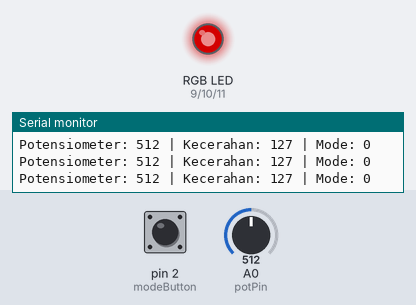
The sketch below on a simulated Arduino Uno, built with avr-gcc and run on an emulated ATmega328P. Parts: an RGB LED mixed from three pins (HIGH = lit), the last lines printed to the serial monitor. The test bench sets the inputs (shaded band); at power-on: pin 2 (modeButton) HIGH, A0 (potPin) = 512. Dim RGB values are drawn brighter than linear.

Above: at 1.2 s.
1.3 s: pin 2 (modeButton) pulled LOW for 1 s
At 3.4 s:
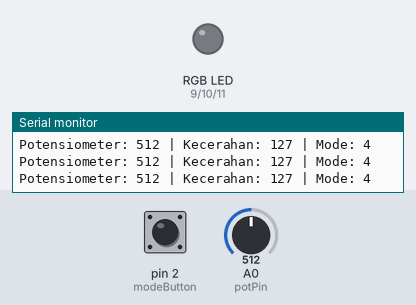
4.3 s: A0 (potPin) set to 122
7.3 s: pin 2 (modeButton) pulled LOW for 0.15 s
At 8.4 s:
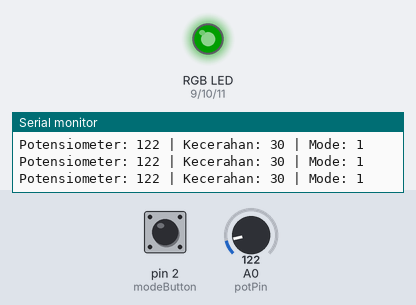
8.9 s: A0 (potPin) set to 716
At 10.0 s:
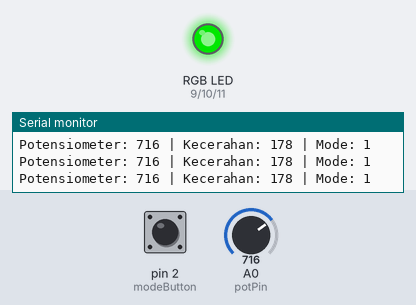
10.4 s: pin 2 (modeButton) pulled LOW for 3.2 s
At 14.1 s:
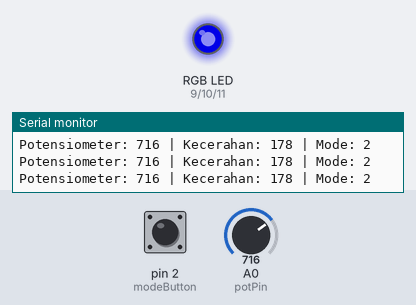
15.1 s: A0 (potPin) set to 900
At 15.9 s:
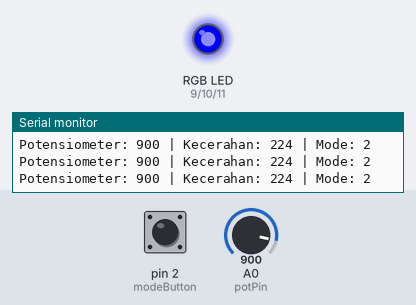
Timing chart, 0 to 17.6 s (numbered marks = the images above; inputs shaded):
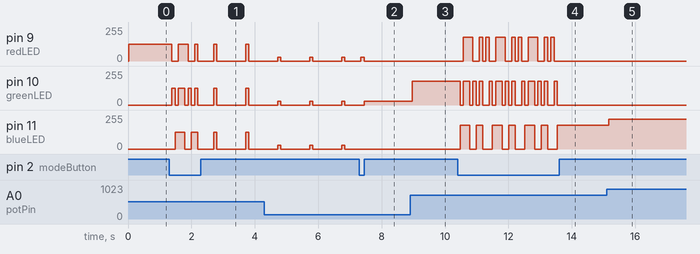

Measured:
- after the input at 1.3 s, pin 9 (redLED): 127/255 → 0/255 after 0.08 s, → 127/255 0.20 s later, → 0/255 0.31 s later, → 127/255 0.20 s later, … (9 changes in this stretch); pin 10 (greenLED): 0/255 → 127/255 after 0.08 s, → 0/255 0.10 s later, → 127/255 0.10 s later, → 0/255 0.20 s later, … (12 changes in this stretch)
- after the input at 7.3 s, pin 11 (blueLED): stops changing and stays 0/255
- after the input at 8.9 s, pin 10 (greenLED): 30/255 → 178/255 after 0.06 s
- after the input at 15.1 s, pin 11 (blueLED): 178/255 → 224/255 after 0.06 s

The sketch:

Sketch.ino
```cpp
// Pin untuk LED
const int redLED = 9;
const int greenLED = 10;
const int blueLED = 11;

// Pin untuk push button
const int modeButton = 2;

// Pin untuk potensiometer
const int potPin = A0;

// Variabel untuk mode dan kecerahan
int currentMode = 0;
int brightness = 0;

// Variabel untuk debouncing
unsigned long lastDebounceTime = 0;
unsigned long debounceDelay = 50;

void setup() {
  // Inisialisasi pin LED sebagai output
  pinMode(redLED, OUTPUT);
  pinMode(greenLED, OUTPUT);
  pinMode(blueLED, OUTPUT);

  // Inisialisasi pin button sebagai input dengan pull-up internal
  pinMode(modeButton, INPUT_PULLUP);

  // Inisialisasi serial monitor
  Serial.begin(9600);
  Serial.println("Sistem Lampu Dekorasi Interaktif");
  Serial.println("Tombol: Ganti Mode | Potensiometer: Atur Kecerahan");
}

void loop() {
  // Baca nilai potensiometer untuk kecerahan (0-1023)
  int potValue = analogRead(potPin);

  // Konversi nilai potensiometer ke kecerahan LED (0-255)
  brightness = map(potValue, 0, 1023, 0, 255);

  // Baca status tombol
  int modeButtonState = digitalRead(modeButton);

  // Cek tombol mode
  if (modeButtonState == LOW) {
    if ((millis() - lastDebounceTime) > debounceDelay) {
      changeMode();
    }
    lastDebounceTime = millis();
  }

  // Terapkan mode LED saat ini
  applyMode();

  // Tampilkan nilai potensiometer dan mode di serial monitor
  Serial.print("Potensiometer: ");
  Serial.print(potValue);
  Serial.print(" | Kecerahan: ");
  Serial.print(brightness);
  Serial.print(" | Mode: ");
  Serial.println(currentMode);

  delay(100); // Delay untuk stabilisasi pembacaan
}

void changeMode() {
  currentMode = (currentMode + 1) % 5; // Mode 0-4
  Serial.print("Mode berubah ke: ");
  Serial.println(currentMode);
}

void applyMode() {
  // Matikan semua LED terlebih dahulu
  digitalWrite(redLED, LOW);
  digitalWrite(greenLED, LOW);
  digitalWrite(blueLED, LOW);

  // Terapkan mode sesuai dengan currentMode
  switch (currentMode) {
    case 0: // Mode 0: LED Merah dengan kecerahan terkontrol
      analogWrite(redLED, brightness);
      break;
    case 1: // Mode 1: LED Hijau dengan kecerahan terkontrol
      analogWrite(greenLED, brightness);
      break;
    case 2: // Mode 2: LED Biru dengan kecerahan terkontrol
      analogWrite(blueLED, brightness);
      break;
    case 3: // Mode 3: Semua LED dengan kecerahan terkontrol (warna putih)
      analogWrite(redLED, brightness);
      analogWrite(greenLED, brightness);
      analogWrite(blueLED, brightness);
      break;
    case 4: // Mode 4: Mode Berkedip dengan kecerahan terkontrol
      static unsigned long lastBlinkTime = 0;
      static bool blinkState = false;

      if (millis() - lastBlinkTime > 500) { // Kedip setiap 500ms
        blinkState = !blinkState;
        lastBlinkTime = millis();

        if (blinkState) {
          analogWrite(redLED, brightness);
          analogWrite(greenLED, brightness);
          analogWrite(blueLED, brightness);
        } else {
          digitalWrite(redLED, LOW);
          digitalWrite(greenLED, LOW);
          digitalWrite(blueLED, LOW);
        }
      }
      break;
  }
}
```
